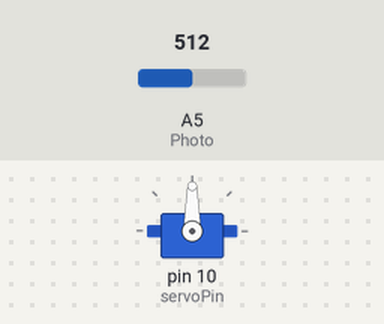
This sketch was run on a simulated Arduino Uno, built with avr-gcc and run on an emulated ATmega328P. Parts: servo. The inputs (shaded band) are chosen by the test bench; at power-on: A5 (Photo) = 512. What the sketch prints to the serial monitor is not drawn.

Above: at 0.05 s.
At 1.1 s:
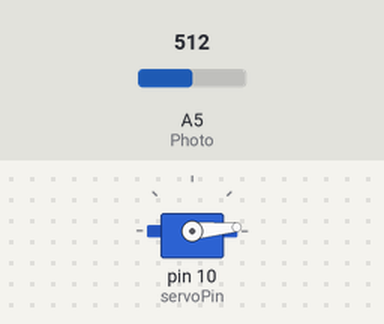
At 3.1 s:
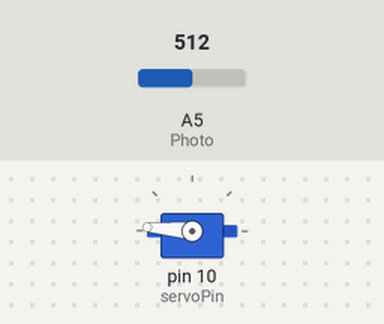
Timing chart, 0 to 7.1 s (numbered marks = the images above):
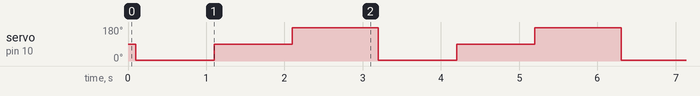

The sketch:

servo_light_detection.ino
```cpp
#include<Servo.h>
int servoPin =10;
int servoPos;
int Photo = A5;
float Time;
int volt;
Servo light_tracker;

void setup() {
  // put your setup code here, to run once:
  Serial.begin(9600);
  pinMode(Photo,INPUT);
  light_tracker.attach(servoPin);
}

void loop() {
  // put your main code here, to run repeatedly:
 int dt = 1000;
volt = analogRead(Photo);
Time = 180./1023.*volt;
if (Time > 300){
servoPos =160;}
if (Time < 30 && Time> 4 ){
servoPos =90;}
if (Time < 4){
servoPos =0;}
Serial.println(Time);
delay(100);


servoPos = 5;

light_tracker.write(servoPos);
delay(dt);
servoPos = 90;

light_tracker.write(servoPos);
delay(dt);
servoPos = 175;

light_tracker.write(servoPos);
delay(dt);

}
```

Measured:
- by itself, servo on pin 10 (servoPin): repeats every 3.1 s: 90° 1.0 s, 175° 1.1 s, 5° 1.0 s
